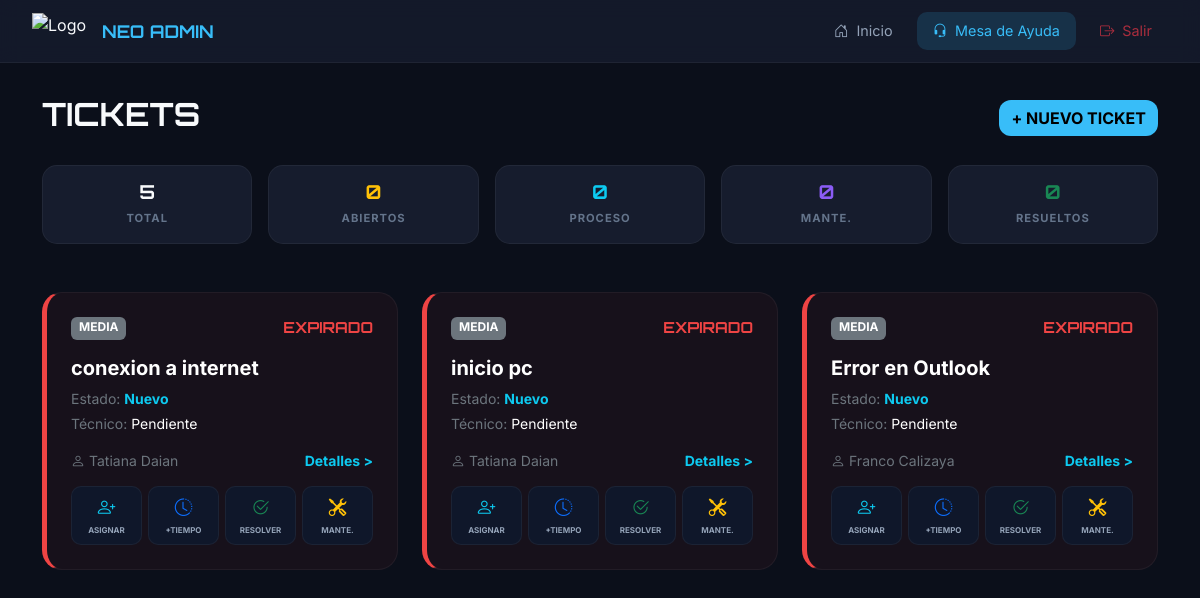
Screenshot of /tickets_lista.php?estado=Nuevo (signed in) with the database file from the repository.
### tables this page shows
CREATE TABLE `tickets` (
  `id` int(11) NOT NULL,
  `asunto` varchar(150) NOT NULL,
  `descripcion` text NOT NULL,
  `prioridad` enum('Baja','Media','Alta','Urgente') DEFAULT 'Media',
  `estado` enum('Nuevo','En curso','Resuelto','Cerrado') DEFAULT 'Nuevo',
  `detalle_resolucion` text DEFAULT NULL,
  `solicitante_id` int(11) NOT NULL,
  `tecnico_id` int(11) DEFAULT NULL,
  `fecha_creacion` timestamp NOT NULL DEFAULT current_timestamp(),
  `fecha_mantenimiento` date DEFAULT NULL,
  `fecha_actualizacion` timestamp NOT NULL DEFAULT current_timestamp() ON UPDATE current_timestamp(),
  `fecha_limite` datetime DEFAULT NULL,
  `tipo` enum('Incidencia','Solicitud') DEFAULT 'Incidencia',
  `origen` varchar(50) DEFAULT NULL,
  `archivo_adjunto` varchar(255) DEFAULT NULL
);

CREATE TABLE `usuarios` (
  `id` int(11) NOT NULL,
  `nombre_completo` varchar(100) NOT NULL,
  `usuario` varchar(50) NOT NULL,
  `email` varchar(255) DEFAULT NULL,
  `password` varchar(255) NOT NULL,
  `rol` enum('administrador','operativo','tecnico') DEFAULT NULL,
  `ultimo_login` datetime DEFAULT NULL,
  `creado_en` timestamp NOT NULL DEFAULT current_timestamp()
);

### tickets_lista.php (the view, shortened to what this page needs)
<?php
require_once 'db.php';
$usuario_id = $_SESSION['usuario_id'];
$rol = $_SESSION['rol'];
$filtro_estado = $_GET['estado'] ?? '';
$query_stats = "SELECT
    COUNT(*) as total,
    SUM(CASE WHEN estado = 'Abierto' OR estado = 'Mantenimiento' THEN 1 ELSE 0 END) as abiertos,
    SUM(CASE WHEN estado = 'En Proceso' THEN 1 ELSE 0 END) as proceso,
    SUM(CASE WHEN estado = 'Mantenimiento' THEN 1 ELSE 0 END) as mantenimiento,
    SUM(CASE WHEN estado = 'Resuelto' THEN 1 ELSE 0 END) as resueltos
    FROM tickets";
$stats_res = $conexion->query($query_stats);
$stats = $stats_res->fetch_assoc();
$sql = ($rol == 'administrador' || $rol == 'tecnico')
    ? "SELECT t.id, t.asunto, t.descripcion, t.prioridad, t.estado, t.fecha_creacion, t.fecha_limite,
              t.fecha_mantenimiento, t.detalle_resolucion,
              u_sol.nombre_completo AS solicitante_nombre, u_tec.nombre_completo AS tecnico_nombre,
              t.tecnico_id
       FROM tickets t
       JOIN usuarios u_sol ON t.solicitante_id = u_sol.id
       LEFT JOIN usuarios u_tec ON t.tecnico_id = u_tec.id"
    : "SELECT t.id, t.asunto, t.descripcion, t.prioridad, t.estado, t.fecha_creacion, t.fecha_limite,
              t.fecha_mantenimiento, t.detalle_resolucion,
              u_sol.nombre_completo AS solicitante_nombre
       FROM tickets t
       JOIN usuarios u_sol ON t.solicitante_id = u_sol.id
       WHERE t.solicitante_id = $usuario_id";
if (!empty($filtro_estado)) {
    $sql .= (strpos($sql, 'WHERE') !== false) ? " AND t.estado = '$filtro_estado'" : " WHERE t.estado = '$filtro_estado'";
}
$sql .= " ORDER BY t.fecha_creacion DESC";
$res = $conexion->query($sql);
?>
<!DOCTYPE html>
<html lang="es">
<head>
    <link href="https://cdn.jsdelivr.net/npm/bootstrap@5.3.0/dist/css/bootstrap.min.css" rel="stylesheet">
    <link rel="stylesheet" href="https://cdn.jsdelivr.net/npm/bootstrap-icons@1.11.1/font/bootstrap-icons.css">
</head>
<body>
    <nav class="neo-navbar d-flex justify-content-between align-items-center sticky-top">
        <div class="d-flex align-items-center gap-3">
            <img src="img/logo_neoadmin.png" alt="Logo" class="logo-img">
            <span style="font-family: 'Orbitron'; font-size: 1.1rem; color: var(--accent); font-weight: bold;">NEO ADMIN</span>
        </div>
        <div class="d-flex gap-2">
            <a href="dashboard.php" class="nav-link-neo"><i class="bi bi-house-door"></i> Inicio</a>
            <a href="tickets_lista.php" class="nav-link-neo" style="background: var(--accent-soft); color: var(--accent);"><i class="bi bi-headset"></i> Mesa de Ayuda</a>
            <a href="logout.php" class="nav-link-neo text-danger opacity-75"><i class="bi bi-box-arrow-right"></i> Salir</a>
        </div>
    </nav>
    <div class="container pb-5">
        <div class="d-flex justify-content-between align-items-center mb-4">
            <h2 style="font-family: 'Orbitron'; font-weight: bold;">TICKETS</h2>
            <a href="tickets_crear.php" class="btn btn-info fw-bold" style="border-radius: 12px; background: var(--accent); border:none;">+ NUEVO TICKET</a>
        </div>
        <div class="row g-3 mb-5">
            <div class="col-md"><div class="card-stat"><h6><?php echo $stats['total']; ?></h6><small>TOTAL</small></div></div>
            <div class="col-md"><div class="card-stat"><h6 class="text-warning"><?php echo $stats['abiertos']; ?></h6><small>ABIERTOS</small></div></div>
            <div class="col-md"><div class="card-stat"><h6 class="text-info"><?php echo $stats['proceso']; ?></h6><small>PROCESO</small></div></div>
            <div class="col-md"><div class="card-stat"><h6 style="color: var(--mante-color);"><?php echo $stats['mantenimiento']; ?></h6><small>MANTE.</small></div></div>
            <div class="col-md"><div class="card-stat"><h6 class="text-success"><?php echo $stats['resueltos']; ?></h6><small>RESUELTOS</small></div></div>
        </div>
        <div class="row g-4">
            <?php while($row = $res->fetch_assoc()):
                $isMantenimiento = ($row['estado'] === 'Mantenimiento');
                $displayTitle = $isMantenimiento ? ($row['detalle_resolucion'] ?: 'Mantenimiento Programado') : $row['asunto'];
                $displayDeadline = $isMantenimiento ? $row['fecha_mantenimiento'] : $row['fecha_limite'];
                if(empty($displayDeadline) && !$isMantenimiento){
                    $displayDeadline = date('Y-m-d H:i:s', strtotime($row['fecha_creacion'] . ' + 48 hours'));
                }
            ?>
            <div class="col-md-4">
                <div class="card-ticket <?php echo $isMantenimiento ? 'card-mantenimiento' : ''; ?>"
                     id="card-<?php echo $row['id']; ?>"
                     data-deadline="<?php echo $displayDeadline; ?>"
                     data-estado="<?php echo $row['estado']; ?>">
                    <div class="d-flex justify-content-between mb-3">
                        <span class="badge <?php echo $isMantenimiento ? 'bg-primary' : 'bg-secondary'; ?> text-uppercase px-2 py-1">
                            <?php echo $isMantenimiento ? 'Mantenimiento' : $row['prioridad']; ?>
                        </span>
                        <div id="timer-<?php echo $row['id']; ?>" class="timer-display">Cargando...</div>
                    </div>
                    <h5 class="fw-bold text-white mb-2"><?php echo htmlspecialchars($displayTitle); ?></h5>
                    <p class="text-secondary small mb-1">Estado: <span class="text-info fw-bold"><?php echo $row['estado']; ?></span></p>
                    <p class="text-secondary small mb-3">Técnico: <span class="text-white"><?php echo $row['tecnico_nombre'] ?? 'Pendiente'; ?></span></p>
                    <div class="d-flex justify-content-between align-items-center mb-1">
                        <span class="small text-secondary"><i class="bi bi-person me-1"></i><?php echo htmlspecialchars($row['solicitante_nombre']); ?></span>
                        <a href="javascript:void(0)" onclick="verDetalle(<?php echo $row['id']; ?>)" class="text-info small text-decoration-none fw-bold">Detalles ></a>
                    </div>
                    <?php if ($rol == 'administrador' || $rol == 'tecnico'): ?>
                    <div class="btn-action-group">
                        <div onclick="asignarTicket(<?php echo $row['id']; ?>)" class="btn-action-card">
                            <i class="bi bi-person-plus text-info"></i><span>Asignar</span>
                        </div>
                        <div onclick="extenderTiempo(<?php echo $row['id']; ?>)" class="btn-action-card">
                            <i class="bi bi-clock-history text-primary"></i><span>+Tiempo</span>
                        </div>
                        <div onclick="resolverTicket(<?php echo $row['id']; ?>)" class="btn-action-card">
                            <i class="bi bi-check2-circle text-success"></i><span>Resolver</span>
                        </div>
                        <div onclick="mantenimientoTicket(<?php echo $row['id']; ?>)" class="btn-action-card">
                            <i class="bi bi-tools text-warning"></i><span>Mante.</span>
                        </div>
                    </div>
                    <?php endif; ?>
                </div>
            </div>
            <?php endwhile; ?>
        </div>
    </div>
</body>
</html>

### tickets_lista.php (style rules this page uses)
:root { --bg-dark: #0b0f1a; --card-bg: #161c2d; --accent: #38bdf8; --accent-soft: rgba(56, 189, 248, 0.15); --text-gray: #94a3b8; --warning-alert: #fbbf24; --danger-alert: #ef4444; --mante-color: #8b5cf6; }
body { background-color: var(--bg-dark); color: #f8fafc; font-family: 'Inter', sans-serif; }
.neo-navbar { background: rgba(22, 28, 45, 0.8); backdrop-filter: blur(10px); padding: 0.75rem 2rem; border-bottom: 1px solid rgba(255, 255, 255, 0.05); margin-bottom: 2rem; }
.logo-img { height: 35px; }
.nav-link-neo { text-decoration: none; padding: 8px 16px; border-radius: 10px; font-size: 0.9rem; color: var(--text-gray); display: flex; align-items: center; gap: 8px; transition: 0.2s; }
.card-stat { background: var(--card-bg); border-radius: 15px; border: 1px solid rgba(255,255,255,0.05); padding: 15px; text-align: center; }
.card-stat h6 { font-family: 'Orbitron'; font-weight: bold; font-size: 1.2rem; margin: 0; }
.card-stat small { color: #64748b; font-size: 0.7rem; font-weight: 700; letter-spacing: 1px; }
.card-ticket { background: var(--card-bg); border-radius: 20px; border: 1px solid rgba(255,255,255,0.05); padding: 1.5rem; height: 100%; transition: all 0.3s ease; position: relative; border-left: 5px solid transparent; }
.card-expired { border-left-color: var(--danger-alert); background: rgba(239, 68, 68, 0.05); animation: pulse-red 2s infinite; }
.timer-display { font-family: 'Orbitron'; font-size: 0.95rem; font-weight: bold; }
.btn-action-group { display: grid; grid-template-columns: repeat(4, 1fr); gap: 6px; margin-top: 15px; }
.btn-action-card { background: #0f172a; border: 1px solid rgba(255,255,255,0.05); color: white; padding: 8px 2px; border-radius: 10px; display: flex; flex-direction: column; align-items: center; cursor: pointer; transition: 0.2s; }
.btn-action-card i { font-size: 1.1rem; margin-bottom: 3px; }
.btn-action-card span { font-size: 8px; text-transform: uppercase; color: var(--text-gray); font-weight: 700; }

### rows the page displays
tickets: prioridad "MEDIA", asunto "conexion a internet", estado "Nuevo", tecnico_nombre "Pendiente", solicitante.nombre_completo "Tatiana Daian"
tickets: prioridad "MEDIA", asunto "inicio pc", estado "Nuevo", tecnico_nombre "Pendiente", solicitante.nombre_completo "Tatiana Daian"
tickets: prioridad "MEDIA", asunto "Error en Outlook", estado "Nuevo", tecnico_nombre "Pendiente", solicitante.nombre_completo "Franco Calizaya"

### other values shown
$stats['total'] "5"
$stats['abiertos'] "0"
$stats['proceso'] "0"
$stats['mantenimiento'] "0"
$stats['resueltos'] "0"
